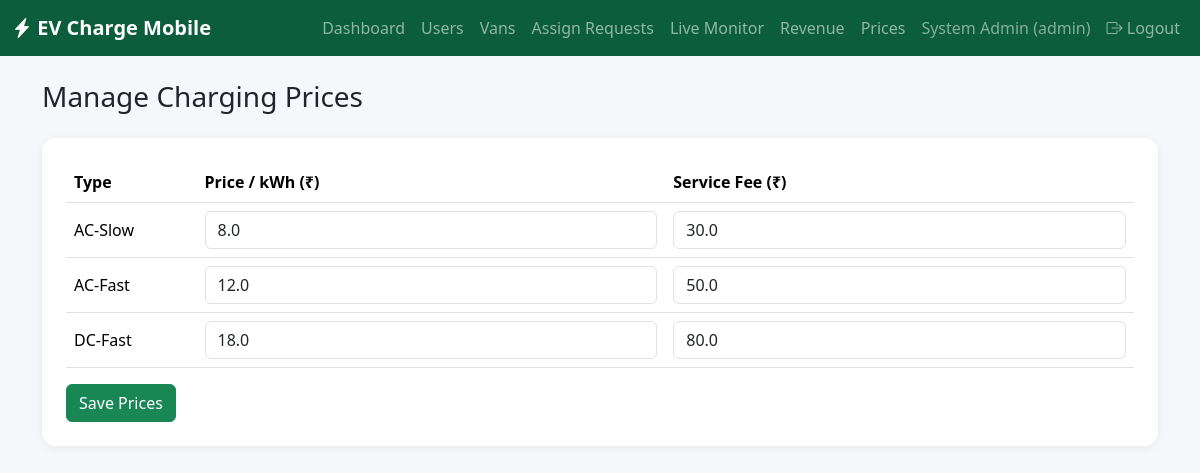
The page /admin/prices (signed in) on the database its author committed.
### app/models.py (models this page shows, shortened)
class User(UserMixin, db.Model):
    __tablename__ = "users"
    id = db.Column(db.Integer, primary_key=True)
    name = db.Column(db.String(120), nullable=False)
    email = db.Column(db.String(120), unique=True, nullable=False, index=True)
    phone = db.Column(db.String(20))
    password_hash = db.Column(db.String(255), nullable=False)
    role = db.Column(db.String(20), nullable=False, default="user")  # user | admin | driver
    created_at = db.Column(db.DateTime, default=datetime.utcnow)
    requests = db.relationship("ChargingRequest", backref="customer", lazy=True,
                                foreign_keys="ChargingRequest.user_id")
    van = db.relationship("ChargingVan", backref="driver", uselist=False,
                           foreign_keys="ChargingVan.driver_id")
    notifications = db.relationship("Notification", backref="user", lazy=True)

class ChargingPrice(db.Model):
    __tablename__ = "charging_prices"
    id = db.Column(db.Integer, primary_key=True)
    charging_type = db.Column(db.String(50), unique=True, nullable=False)
    price_per_kwh = db.Column(db.Float, nullable=False, default=10.0)
    service_fee = db.Column(db.Float, nullable=False, default=50.0)
    updated_at = db.Column(db.DateTime, default=datetime.utcnow, onupdate=datetime.utcnow)

### app/admin/routes.py (the view, shortened to what this page needs)
@admin_bp.route("/prices", methods=["GET", "POST"])
@roles_required("admin")
def manage_prices():
    prices = ChargingPrice.query.all()
    return render_template("admin/prices.html", prices=prices)

### app/admin/routes.py (called while the page is built)
@admin_bp.before_request
@login_required
def _guard():
    pass

### app/models.py (called while the page is built)
@login_manager.user_loader
def load_user(user_id):
    return User.query.get(int(user_id))

### app/utils.py (called while the page is built)
def roles_required(*roles):
    def decorator(fn):
        @wraps(fn)
        def wrapped(*args, **kwargs):
            if not current_user.is_authenticated or current_user.role not in roles:
                abort(403)
            return fn(*args, **kwargs)
        return wrapped
    return decorator

### app/templates/admin/prices.html (shortened to what this page needs)
{% extends "base.html" %}
{% block content %}
<h3 class="mb-4">Manage Charging Prices</h3>
<div class="card p-4">
  <form method="POST">
    <table class="table align-middle">
      <thead><tr><th>Type</th><th>Price / kWh (₹)</th><th>Service Fee (₹)</th></tr></thead>
      <tbody>
        {% for p in prices %}
        <tr>
          <td>{{ p.charging_type }}</td>
          <td><input type="number" step="0.5" name="rate_{{ p.id }}" value="{{ p.price_per_kwh }}" class="form-control"></td>
          <td><input type="number" step="1" name="fee_{{ p.id }}" value="{{ p.service_fee }}" class="form-control"></td>
        </tr>
        {% endfor %}
      </tbody>
    </table>
    <button class="btn btn-success" type="submit">Save Prices</button>
  </form>
</div>
{% endblock %}

### app/templates/base.html (shortened to what this page needs)
<!DOCTYPE html>
<html lang="en">
<head>
  <link href="https://cdn.jsdelivr.net/npm/bootstrap@5.3.3/dist/css/bootstrap.min.css" rel="stylesheet">
  <link href="https://cdn.jsdelivr.net/npm/bootstrap-icons@1.11.3/font/bootstrap-icons.css" rel="stylesheet">
  <link href="https://unpkg.com/leaflet@1.9.4/dist/leaflet.css" rel="stylesheet">
  <link href="{{ url_for('static', filename='css/style.css') }}" rel="stylesheet">
</head>
<body>
  <nav class="navbar navbar-expand-lg navbar-dark" style="background-color:#0b5d3b;">
    <div class="container-fluid">
      <a class="navbar-brand fw-bold" href="{{ url_for('index') }}"><i class="bi bi-lightning-charge-fill"></i> EV Charge Mobile</a>
      <div class="collapse navbar-collapse" id="nav">
        <ul class="navbar-nav ms-auto">
          {% if current_user.is_authenticated %}
            {% if current_user.role == 'user' %}
              <li class="nav-item"><a class="nav-link" href="{{ url_for('user.dashboard') }}">Dashboard</a></li>
              <li class="nav-item"><a class="nav-link" href="{{ url_for('user.request_charging') }}">Request Charging</a></li>
              <li class="nav-item"><a class="nav-link" href="{{ url_for('user.history') }}">Booking History</a></li>
              <li class="nav-item"><a class="nav-link" href="{{ url_for('user.notifications') }}"><i class="bi bi-bell"></i></a></li>
            {% elif current_user.role == 'admin' %}
              <li class="nav-item"><a class="nav-link" href="{{ url_for('admin.dashboard') }}">Dashboard</a></li>
              <li class="nav-item"><a class="nav-link" href="{{ url_for('admin.manage_users') }}">Users</a></li>
              <li class="nav-item"><a class="nav-link" href="{{ url_for('admin.manage_vans') }}">Vans</a></li>
              <li class="nav-item"><a class="nav-link" href="{{ url_for('admin.manage_requests') }}">Assign Requests</a></li>
              <li class="nav-item"><a class="nav-link" href="{{ url_for('admin.monitor') }}">Live Monitor</a></li>
              <li class="nav-item"><a class="nav-link" href="{{ url_for('admin.revenue') }}">Revenue</a></li>
              <li class="nav-item"><a class="nav-link" href="{{ url_for('admin.manage_prices') }}">Prices</a></li>
            {% elif current_user.role == 'driver' %}
              <li class="nav-item"><a class="nav-link" href="{{ url_for('driver.dashboard') }}">Dashboard</a></li>
              <li class="nav-item"><a class="nav-link" href="{{ url_for('driver.my_requests') }}">My Requests</a></li>
            {% endif %}
            <li class="nav-item"><span class="nav-link text-white-50">{{ current_user.name }} ({{ current_user.role }})</span></li>
            <li class="nav-item"><a class="nav-link" href="{{ url_for('auth.logout') }}"><i class="bi bi-box-arrow-right"></i> Logout</a></li>
          {% else %}
            <li class="nav-item"><a class="nav-link" href="{{ url_for('auth.login') }}">Login</a></li>
            <li class="nav-item"><a class="nav-link" href="{{ url_for('auth.register') }}">Register</a></li>
          {% endif %}
        </ul>
      </div>
    </div>
  </nav>
  <div class="container mt-4 mb-5">
    {% block content %}{% endblock %}
  </div>
</body>
</html>

### app/static/css/style.css (style rules this page uses)
body { background-color: #f5f7fa; }
.card { border: none; border-radius: 14px; box-shadow: 0 2px 10px rgba(0, 0, 0, 0.06); }

### rows shown on the page
User: name "System Admin", role "admin"
ChargingPrice: charging_type "AC-Slow", price_per_kwh "8.0", service_fee "30.0"
ChargingPrice: charging_type "AC-Fast", price_per_kwh "12.0", service_fee "50.0"
ChargingPrice: charging_type "DC-Fast", price_per_kwh "18.0", service_fee "80.0"
